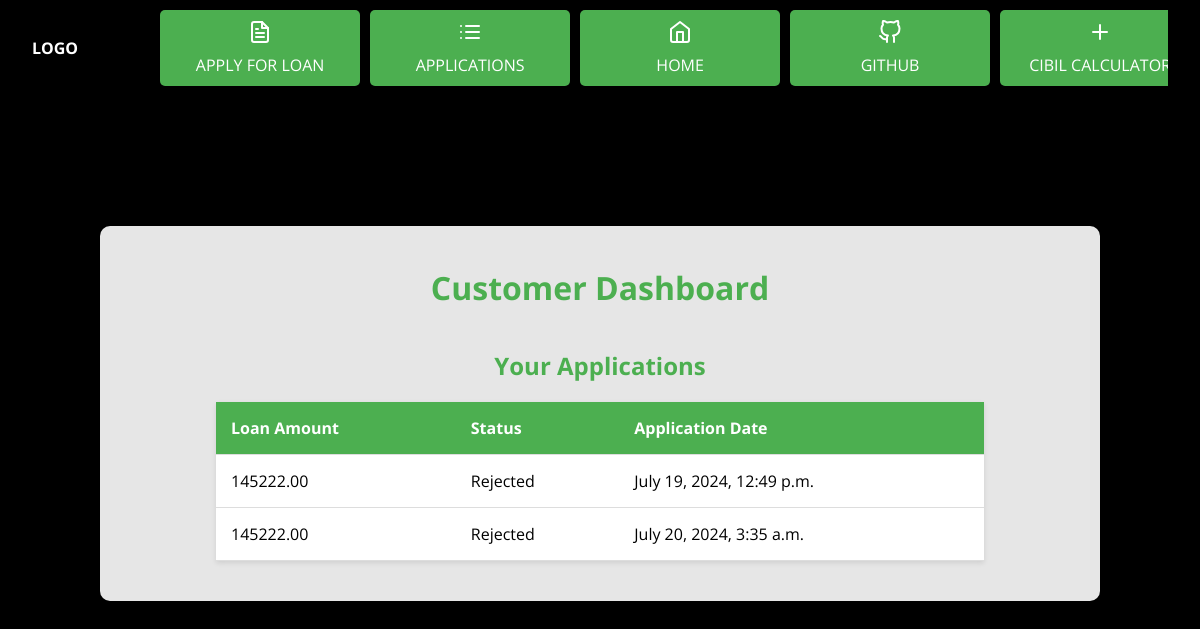
The app's page /accounts/register/customer_dashboard/ (signed in) with its own data.
### loans/models.py (models this page shows, shortened)
class Application(models.Model):
    STATUS_CHOICES = [
        ('P', 'Pending'),
        ('A', 'Approved'),
        ('R', 'Rejected'),
    ]
    user = models.ForeignKey(User, on_delete=models.CASCADE)
    name = models.CharField(max_length=100)
    contact_no = models.CharField(max_length=15)
    city = models.CharField(max_length=100)
    country = models.CharField(max_length=100,default='India')  # Added field for country
    no_of_dependents = models.IntegerField()
    education = models.IntegerField(choices=[(0, '0'), (1, '1')],default=1)
    employment_status = models.IntegerField(default=1)
    income_annum = models.DecimalField(max_digits=12, decimal_places=2 , default=0)
    loan_amount = models.DecimalField(max_digits=10, decimal_places=2)
    loan_term = models.IntegerField(help_text="Loan term in years")
    cibil_score = models.IntegerField()
    residential_assets_value = models.DecimalField(max_digits=12, decimal_places=2, default=0)
    commercial_assets_value = models.DecimalField(max_digits=12, decimal_places=2, default=0)
    luxury_assets_value = models.DecimalField(max_digits=12, decimal_places=2, default=0)
    bank_asset_value = models.DecimalField(max_digits=12, decimal_places=2, default=0)
    status = models.CharField(max_length=1, choices=STATUS_CHOICES, default='P')
    application_date = models.DateTimeField(auto_now_add=True)
    passport_photo = models.ImageField(upload_to='passport_photos/', null=True, blank=True)
    ml_prediction = models.CharField(max_length=50, blank=True, null=True)

### loans/views.py (the view)
# urls.py: path('customer_dashboard/', views.customer_dashboard, name='customer_dashboard'),
@login_required
def customer_dashboard(request):
    applications = Application.objects.filter(user=request.user)
    return render(request, 'loans/customer_dashboard.html', {'applications': applications})

### loans/templates/loans/customer_dashboard.html (shortened to what this page needs)
<!DOCTYPE html>
<html lang="en">
<head>
    <link rel="stylesheet" href="https://cdnjs.cloudflare.com/ajax/libs/feather-icons/4.28.0/feather.min.css">
</head>
<body>
    <div class="header">
        <div class="header__logo">
            <strong>LOGO</strong>
        </div>
        <nav class="navbar">
            <ul class="navbar__menu">
                <li class="navbar__item">
                    <a href="{% url 'apply_loan' %}" class="navbar__link"><i data-feather="file-text"></i><span>Apply for Loan</span> </a>
                </li>
                <li class="navbar__item">
                    <a href="{% url 'customer_dashboard' %}" class="navbar__link"><i data-feather="list"></i><span>Applications</span></a>
                </li>
                <li class="navbar__item">
                    <a href="{% url 'logout' %}" class="navbar__link"><i data-feather="home"></i><span>Home</span></a>
                </li>
                <li class="navbar__item">
                    <a href="https://github.com/HARSHGit45/Ai-Assisted-Loan-Approval-System-Django" class="navbar__link"><i data-feather="github"></i><span>GitHub</span></a>
                </li>
                <li class="navbar__item">
                    <a href="{% url 'cibil_calculator' %}" class="navbar__link"><i data-feather="plus"></i><span>CIBIL Calculator</span></a>
                </li>
            </ul>
        </nav>
    </div>
    <div class="container">
        <h1>Customer Dashboard</h1>
        <h2>Your Applications</h2>
        <table>
            <thead>
                <tr>
                    <th>Loan Amount</th>
                    <th>Status</th>
                    <th>Application Date</th>
                </tr>
            </thead>
            <tbody>
                {% for application in applications %}
                <tr>
                    <td>{{ application.loan_amount }}</td>
                    <td>{{ application.get_status_display }}</td>
                    <td>{{ application.application_date }}</td>
                </tr>
                {% endfor %}
            </tbody>
        </table>
    </div>
</body>
</html>

### loans/templates/loans/customer_dashboard.html (style rules this page uses)
:root { --border-radius: 10px; --spacer: 1rem; --primary: #C4151C; --text: #fff; --link-height: calc(var(--spacer) * 3.5); --timing: 250ms; --transition: var(--timing) ease all; --link-width: 10rem; }
body { background: #000 url(https://unsplash.it/1600/1000/?random); background-size: cover; background-position: center; font-family: 'Open Sans', sans-serif; color: var(--text); margin: 0; padding: 0; }
.header { position: sticky; top: 0; left: 0; right: 0; background: rgba(0, 0, 0, 0.9); padding: 0 calc(var(--spacer) * 2); box-shadow: 0 0 40px rgba(0, 0, 0, 0.03); height: 6rem; display: flex; align-items: center; gap: 2rem; }
.navbar { display: flex; align-items: center; height: 100%; margin: 0 auto; overflow: hidden; }
.navbar__menu { position: relative; display: flex; list-style: none; }
.navbar__link { position: relative; display: flex; flex-direction: column; gap: 0.6rem; align-items: center; justify-content: center; height: var(--link-height); width: var(--link-width); color: var(--text); text-decoration: none; text-transform: uppercase; transition: 500ms ease all; }
.navbar__link svg { transition: 500ms ease all; }
.container { width: 80%; margin: 0 auto; padding: 20px; margin-top: 130px; background-color: rgba(255, 255, 255, 0.9); border-radius: var(--border-radius); box-shadow: 0 2px 5px rgba(0, 0, 0, 0.1); }
h1, h2 { text-align: center; color: #4CAF50; }
h1 { margin-top: 20px; }
h2 { margin-top: 40px; }
a { display: inline-block; margin: 20px auto; padding: 10px 20px; background-color: #4CAF50; color: white; text-decoration: none; border-radius: 5px; text-align: center; cursor: pointer; }
table { width: 80%; margin: 20px auto; border-collapse: collapse; background-color: #fff; box-shadow: 0 2px 5px rgba(0, 0, 0, 0.1); }
th, td { padding: 15px; text-align: left; border-bottom: 1px solid #ddd; color: #000; }
th { background-color: #4CAF50; color: white; }

### records on screen
Application: loan_amount "145222.00", status "Rejected", application_date "July 19, 2024, 12:49 p.m."
Application: loan_amount "145222.00", status "Rejected", application_date "July 20, 2024, 3:35 a.m."
